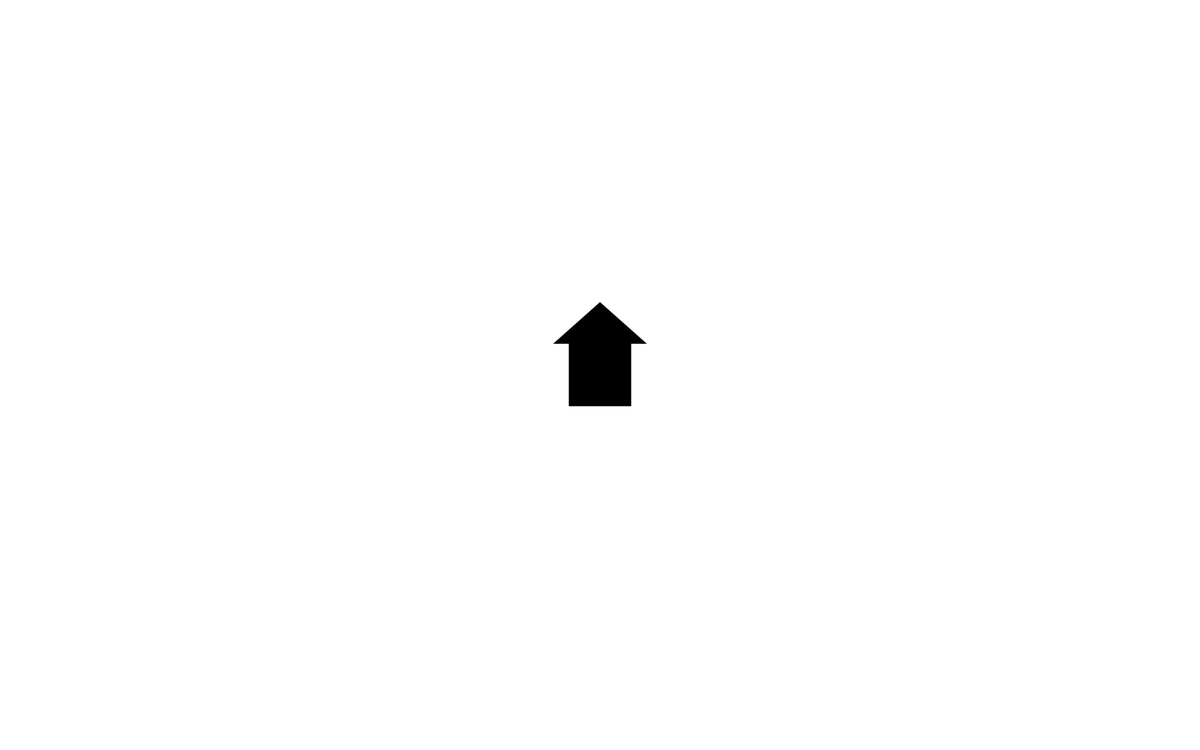
Frame 1 (no input)
Frame 60 (the mouse pressed at the canvas centre just before this capture): identical to frame 1, image omitted
Frame 120 (the mouse held since frame 60 and released just before this capture): identical to frame 1, image omitted

The Processing sketch that drew this single still picture (run headless with seeded random() and noise(); from frame 60 on, the mouse is pressed at the canvas centre):

// Processing sketch: houseShadow
// ── houseShadow.pde
float x; // 家のx座標
float y; // 家のy座標
float houseSize = 100; // 家の大きさ

float offsetX; // 家のx軸移動量
float offsetY; // 家のy軸移動量

boolean selected = false; // ドラッグ操作フラグ

void setup() {
  size(1920, 1200);
  rectMode(CENTER);

  x = width / 2;
  y = height / 2;
}

void draw() {
  background(255);

  fill(0);
  noStroke();

  house(x, y, houseSize); // 家の描画
}

void house(float x, float y, float h) { // 家を描画する関数
  rect(x, y, h, h);
  triangle(x, y-h-h/6, x-h/2-h/4, y-h/2, x+h/2+h/4, y-h/2);
}

void mousePressed() {
  float distance = dist(mouseX, mouseY, x, y);

  // 家の上をクリックしたか確認
  if (distance < houseSize / 2) {
    selected = true;

    offsetX = x - mouseX; // マウスの移動量を計算
    offsetY = y - mouseY; // マウスの移動量を計算
  }
}

void mouseDragged() {
  // 家が選択されている場合だけ移動
  if (selected) {
    x = mouseX + offsetX; // マウスの移動量だけ家を移動
    y = mouseY + offsetY; // マウスの移動量だけ家を移動
  }
}

void mouseReleased() {
  selected = false; // マウスドラッグをやめたらフラグをfalseに
}

void keyPressed() {
  if (key == CODED) {
    if(keyCode == UP) { // 上矢印キーで家を大きく
      houseSize += 10;
    } else if (keyCode == DOWN) { // 下矢印キーで家を小さく
      houseSize -= 10;
    }
  }
}
